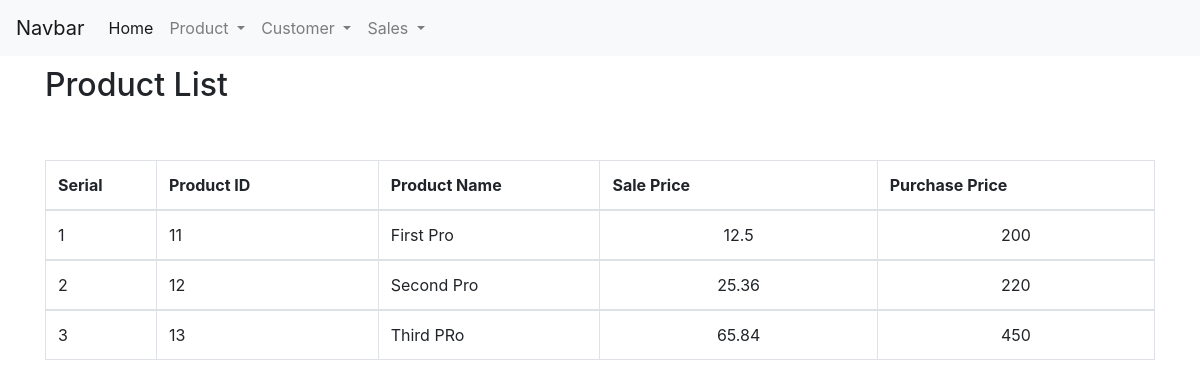
Screenshot of /index.php/product with the database file from the repository.
### tables this page shows
CREATE TABLE `tbl_product` (
  `serial` int(11) NOT NULL,
  `product_id` varchar(15) NOT NULL,
  `product_name` varchar(250) NOT NULL,
  `sale_price` double NOT NULL DEFAULT '0',
  `purchase_price` double NOT NULL DEFAULT '0'
);

### application/controllers/Product.php (called while the page is built, shortened)
<?php
class Product extends CI_Controller {
	public function index()
	{
		$this->db->order_by('product_name');
		$data['products'] = $this->db->get('tbl_product')->result_object();
		$this->load->view('lib/header',$data);
		$this->load->view('product/index');
		$this->load->view('lib/footer');
	}
}

### index.php (called while the page is built, shortened)
<?php
require_once BASEPATH.'core/CodeIgniter.php';

### application/views/product/index.php (the view, shortened to what this page needs)
<div class="container mt 4">
	<h2 class="text-left" style="margin-top: 10px;">
		Product List
	</h2>
	<br><br>
	<table class="table table-bordered ">
		<thead>
			<th width="10%">Serial</th>
			<th width="20%">Product ID</th>
			<th width="20%">Product Name</th>
			<th width="25%">Sale Price</th>
			<th width="25%">Purchase Price</th>
		</thead>
		<tbody id="append">
			<?php $i = 1; foreach ($products as $product) { ?>
				<tbody>
					<tr>
						<td><?php echo $i; ?></td>
						<td><?php echo $product->product_id; ?></td>
						<td><?php echo $product->product_name; ?></td>
						<td class="text-center"><?php echo $product->sale_price; ?></td>
						<td class="text-center"><?php echo $product->purchase_price; ?></td>
					</tr>
				</tbody>
			<?php 	$i++; } ?>
		</tbody>
	</table>
</div>

### rows the page displays
tbl_product: product "11", product_name "First Pro", sale_price "12.5", purchase_price "200"
tbl_product: product "12", product_name "Second Pro", sale_price "25.36", purchase_price "220"
tbl_product: product "13", product_name "Third PRo", sale_price "65.84", purchase_price "450"
